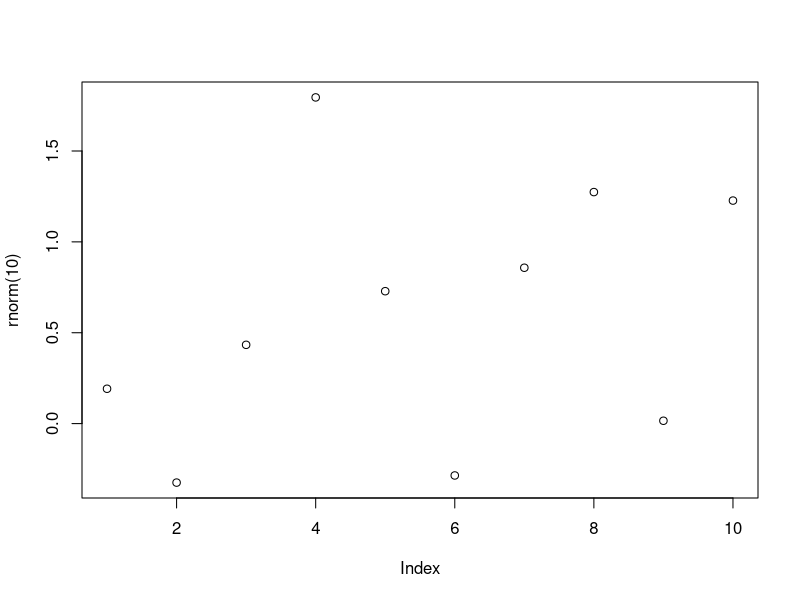

Generate this figure with R:
?sample

args(sample)
args(mean)
args(sd)

# Funções built-in (pacote base do pacote R)
abs(-43)
sum(c(1:5))
mean(c(1:5))
append(c(1:5),6)

# Funções dentro de funções
plot(rnorm(10))

# Criando funções
myFunc <- function(x) {
  x + x
}
myFunc(10)

myFunc2 <- function(a, b) {
  valor = a ^ b
  print(valor)
}

myFunc2(2,2)

jogando_dados <- function() {
  num <- sample(1:6, size = 1)
  num
}
jogando_dados()

# Funções sem número definido de argumentos
